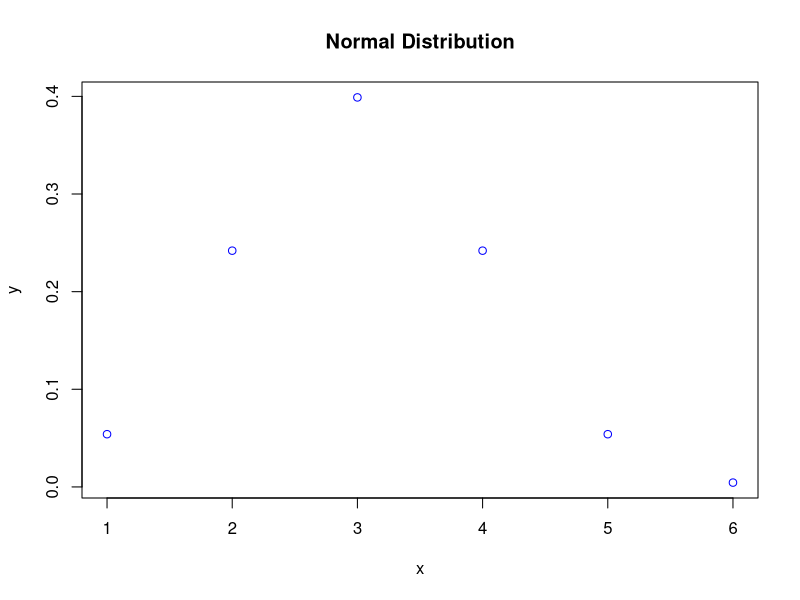

Source code (R):

#sample_size <- 100
#x <- seq(-5, 5, length = sample_size)

#y_dist <- dnorm(x, mean = 3, sd = 2)
#qplot(x, y_dist, geom = "line", color = y_dist )


# Binomial distribution
#x_axis <- 1:25
#binom_dist_05 <- as_tibble(dbinom(x_axis, size = length(x_axis), prob = 0.2))
#binom_dist_07 <- as_tibble(dbinom(x_axis, size = length(x_axis), prob = 0.1))
#binom_dist_01 <- as_tibble(dbinom(x_axis, size = length(x_axis), prob = 0.8))

# binom_dist_30_033 <- as_tibble(dbinom(x_axis, size = 30, prob = 0.33))

#ggplot(mapping = aes(x = x_axis, y = value)) +
 # geom_line(data = binom_dist_05, color = "red") +
  #geom_line(data = binom_dist_07, color = "blue") +
  #geom_line(data = binom_dist_01, color = "green") 

## # A tibble: 5 x 2
##       x    px
##   <dbl> <dbl>
## 1     0   0.2
## 2     1   0.2
## 3     2   0.2
## 4     3   0.2
## 5     4   0.2

x <- seq(1, 6, by = 1)
y <- dnorm(x, mean = 3, sd = 1.0)
plot(x,y, main = "Normal Distribution", col = "blue")

